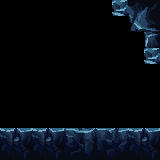

This game map was drawn from its Tiled (.tmx) file and the tilesets committed beside it. A one-line description and the full map source follow:
An orthogonal 10x10 tile map with 16x16 px tiles, 1 tile layer (Tile Layer 1).

<map version="1.8" tiledversion="1.8.4" orientation="orthogonal" renderorder="right-down" width="10" height="10" tilewidth="16" tileheight="16" infinite="0" nextlayerid="2" nextobjectid="1">
 <tileset firstgid="1" source="main_lev_build_1.tsx" />
 <layer id="1" name="Tile Layer 1" width="10" height="10">
  <data encoding="csv">
1283,1283,1219,1220,1221,1222,1283,429,172,173,
1283,1284,1219,1220,1221,1222,1283,1284,236,237,
1284,1285,1219,1220,1221,1222,1283,1284,1285,301,
1284,1285,1219,1219,1220,1221,1283,1284,1285,429,
1284,1285,1283,1219,1220,1221,1283,1284,1285,1286,
1284,1285,1286,1219,1220,1221,1222,1283,1284,1285,
1283,1284,1285,1219,1219,1219,1219,1283,1284,1285,
1283,1284,1285,1283,1283,1283,1283,1283,1284,1285,
1167,1168,1167,1168,1170,1171,1179,1180,1167,1168,
1231,1232,1231,1232,1234,1235,1243,1244,1231,1232
</data>
 </layer>
</map>
